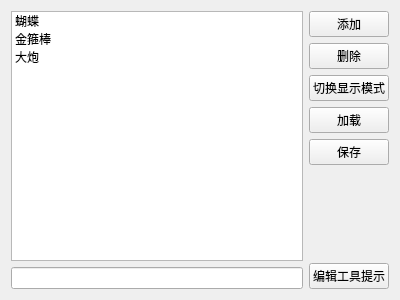
<?xml version="1.0" encoding="UTF-8"?>
<ui version="4.0">
 <class>Widget</class>
 <widget class="QWidget" name="Widget">
  <property name="geometry">
   <rect>
    <x>0</x>
    <y>0</y>
    <width>400</width>
    <height>300</height>
   </rect>
  </property>
  <property name="windowTitle">
   <string>Widget</string>
  </property>
  <layout class="QHBoxLayout" name="horizontalLayout">
   <item>
    <layout class="QVBoxLayout" name="verticalLayout_2">
     <item>
      <widget class="QListWidget" name="listWidget">
       <item>
        <property name="text">
         <string>蝴蝶</string>
        </property>
        <property name="toolTip">
         <string>&lt;html&gt;&lt;head/&gt;&lt;body&gt;&lt;p&gt;&lt;img src=&quot;:/image/fgfh.jpg&quot;/&gt;&lt;/p&gt;&lt;p&gt;&lt;span style=&quot; font-family:'宋体,arial,sans-serif'; font-size:12px; color:#0090ff; background-color:#121212;&quot;&gt;+88点攻击力&lt;br/&gt;+15%攻速&lt;br/&gt;&lt;/span&gt;&lt;span style=&quot; font-family:'宋体,arial,sans-serif'; font-size:12px; color:#66ffff; background-color:#121212;&quot;&gt;被动：攻击不会落空（与某些法球冲突，可关闭该效果），攻击中有35%的机率造成0.01秒的晕眩并 且+100点附加伤害&lt;/span&gt;&lt;/p&gt;&lt;/body&gt;&lt;/html&gt;</string>
        </property>
        <property name="icon">
         <iconset resource="res.qrc">
          <normaloff>:/image/fgfh.jpg</normaloff>:/image/fgfh.jpg</iconset>
        </property>
       </item>
       <item>
        <property name="text">
         <string>金箍棒</string>
        </property>
        <property name="toolTip">
         <string>&lt;html&gt;&lt;head/&gt;&lt;body&gt;&lt;p&gt;&lt;img src=&quot;:/image/odef.jpg&quot;/&gt;&lt;/p&gt;&lt;p&gt;&lt;span style=&quot; font-family:'宋体,arial,sans-serif'; font-size:12px; color:#0090ff; background-color:#121212;&quot;&gt;+81点攻击力&lt;br/&gt;25%机率造成2.4倍伤害&lt;br/&gt;&lt;/span&gt;&lt;span style=&quot; font-family:'宋体,arial,sans-serif'; font-size:12px; color:#ffff00; background-color:#121212;&quot;&gt;通俗称呼：大炮&lt;/span&gt;&lt;/p&gt;&lt;/body&gt;&lt;/html&gt;</string>
        </property>
        <property name="icon">
         <iconset resource="res.qrc">
          <normaloff>:/image/odef.jpg</normaloff>:/image/odef.jpg</iconset>
        </property>
       </item>
       <item>
        <property name="text">
         <string>大炮</string>
        </property>
        <property name="toolTip">
         <string>&lt;html&gt;&lt;head/&gt;&lt;body&gt;&lt;p&gt;&lt;img src=&quot;:/image/rman.jpg&quot;/&gt;&lt;/p&gt;&lt;p&gt;&lt;span style=&quot; font-family:'宋体,arial,sans-serif'; font-size:12px; color:#0090ff; background-color:#121212;&quot;&gt;+30点攻击力&lt;br/&gt;+30%攻速&lt;br/&gt;+30点敏 捷&lt;br/&gt;&lt;/span&gt;&lt;span style=&quot; font-family:'宋体,arial,sans-serif'; font-size:12px; color:#66ffff; background-color:#121212;&quot;&gt;+35%的物理攻击闪避&lt;/span&gt;&lt;/p&gt;&lt;/body&gt;&lt;/html&gt;</string>
        </property>
        <property name="icon">
         <iconset resource="res.qrc">
          <normaloff>:/image/rman.jpg</normaloff>:/image/rman.jpg</iconset>
        </property>
       </item>
      </widget>
     </item>
     <item>
      <widget class="QLineEdit" name="lineEditToolTip"/>
     </item>
    </layout>
   </item>
   <item>
    <layout class="QVBoxLayout" name="verticalLayout">
     <item>
      <widget class="QPushButton" name="pushButtonAdd">
       <property name="text">
        <string>添加</string>
       </property>
      </widget>
     </item>
     <item>
      <widget class="QPushButton" name="pushButtonDel">
       <property name="text">
        <string>删除</string>
       </property>
      </widget>
     </item>
     <item>
      <widget class="QPushButton" name="pushButtonViewMode">
       <property name="text">
        <string>切换显示模式</string>
       </property>
      </widget>
     </item>
     <item>
      <widget class="QPushButton" name="pushButtonLoad">
       <property name="text">
        <string>加载</string>
       </property>
      </widget>
     </item>
     <item>
      <widget class="QPushButton" name="pushButtonSave">
       <property name="text">
        <string>保存</string>
       </property>
      </widget>
     </item>
     <item>
      <spacer name="verticalSpacer">
       <property name="orientation">
        <enum>Qt::Vertical</enum>
       </property>
       <property name="sizeHint" stdset="0">
        <size>
         <width>20</width>
         <height>40</height>
        </size>
       </property>
      </spacer>
     </item>
     <item>
      <widget class="QPushButton" name="pushButtonEditToolTip">
       <property name="text">
        <string>编辑工具提示</string>
       </property>
      </widget>
     </item>
    </layout>
   </item>
  </layout>
 </widget>
 <resources>
  <include location="res.qrc"/>
 </resources>
 <connections/>
</ui>
